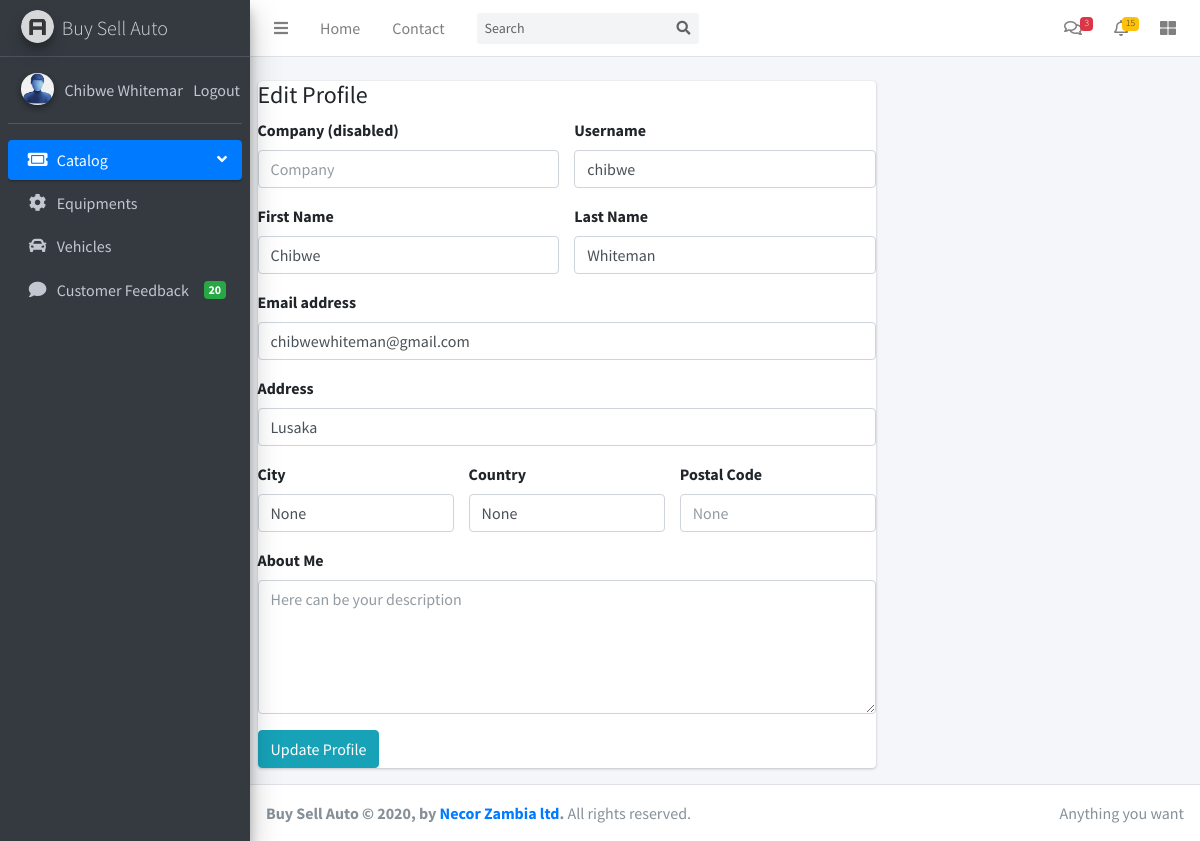
/profile/ (signed in), run on the app's committed database.
### store/models.py (models this page shows, shortened)
class User(AbstractUser):
    is_agent = models.BooleanField(default=False)
    is_employee = models.BooleanField(default=False)
    portfolio_site = models.URLField(blank=True)
    phone = models.CharField(max_length=60, blank=True, null=True)
    country = models.CharField('Country', max_length=60, blank=True, null=True)
    city = models.CharField('City', max_length=60, blank=True, null=True)
    postal_code = models.CharField('Postal Code', max_length=60, blank=True, null=True)
    address = models.CharField(max_length=60, blank=True, null=True)
    picture = models.ImageField(upload_to="users/pictures/%Y/%m/%d'", blank=True, null=True)
    email = models.EmailField(blank=True, null=True)
    username_validator = ASCIIUsernameValidator()
    def get_full_name(self):
        full_name = self.username
        if self.first_name and self.last_name:
            full_name = self.first_name + " " + self.last_name
        return full_name

### agents/views.py (the view)
# urls.py: path('profile/', views.agent_profile, name='agent_profile'),
@agent_required
def agent_profile(request):
    agent = Agent.objects.get(user=request.user)
    return render(request, 'agents/agent_profile.html',
                  {
                      'agent': agent,
                  })

### store/templates/agents/agent_profile.html (shortened to what this page needs)
{% extends 'agents/base.html' %}
{% load static %}
{% block content %}
    <br>
    <div class="wrapper">
        <div class="main-panel">
            <div class="content">
                <div class="container-fluid">
                    <div class="row">
                        <div class="col-md-8">
                            <div class="card">
                                <div class="header">
                                    <h4 class="title">Edit Profile</h4>
                                </div>
                                <div class="content">
                                    <form>
                                        <div class="row">
                                            <div class="col-md-6">
                                                <div class="form-group">
                                                    <label>Company (disabled)</label>
                                                    <input type="text" class="form-control"
                                                           placeholder="Company"
                                                           value="{{ request.user.company_name }}">
                                                </div>
                                            </div>
                                            <div class="col-md-6">
                                                <div class="form-group">
                                                    <label>Username</label>
                                                    <input type="text" class="form-control" placeholder="Username"
                                                           value="{{ request.user.username }}">
                                                </div>
                                            </div>
                                        </div>
                                        <div class="row">
                                            <div class="col-md-6">
                                                <div class="form-group">
                                                    <label>First Name</label>
                                                    <input type="text" class="form-control" placeholder="Company"
                                                           value="{{ request.user.first_name }}">
                                                </div>
                                            </div>
                                            <div class="col-md-6">
                                                <div class="form-group">
                                                    <label>Last Name</label>
                                                    <input type="text" class="form-control" placeholder="Last Name"
                                                           value="{{ request.user.last_name }}">
                                                </div>
                                            </div>
                                        </div>
                                        <div class="row">
                                            <div class="col-md-12">
                                                <div class="form-group">
                                                    <label for="exampleInputEmail1">Email address</label>
                                                    <input type="email" class="form-control" placeholder="Email"
                                                           value="{{ request.user.email }}">
                                                </div>
                                            </div>
                                        </div>
                                        <div class="row">
                                            <div class="col-md-12">
                                                <div class="form-group">
                                                    <label>Address</label>
                                                    <input type="text" class="form-control" placeholder="Home Address"
                                                           value="{{ request.user.address }}">
                                                </div>
                                            </div>
                                        </div>
                                        <div class="row">
                                            <div class="col-md-4">
                                                <div class="form-group">
                                                    <label>City</label>
                                                    <input type="text" class="form-control" placeholder="City"
                                                           value="{{ request.user.city }}">
                                                </div>
                                            </div>
                                            <div class="col-md-4">
                                                <div class="form-group">
                                                    <label>Country</label>
                                                    <input type="text" class="form-control" placeholder="Country"
                                                           value="{{ request.user.country }}">
                                                </div>
                                            </div>
                                            <div class="col-md-4">
                                                <div class="form-group">
                                                    <label>Postal Code</label>
                                                    <input type="number" class="form-control" placeholder="{{ request.user.postal_code }}">
                                                </div>
                                            </div>
                                        </div>
                                        <div class="row">
                                            <div class="col-md-12">
                                                <div class="form-group">
                                                    <label>About Me</label>
                                                    <textarea rows="5" class="form-control"
                                                              placeholder="Here can be your description">{{ request.user.description | safe }}</textarea>
                                                </div>
                                            </div>
                                        </div>
                                        <button type="submit" class="btn btn-info btn-fill pull-right">Update Profile
                                        </button>
                                    </form>
                                </div>
                            </div>
                        </div>
                        <br>
                    </div>
                </div>
            </div>
        </div>
    </div>
{% endblock %}

### store/templates/agents/base.html (shortened to what this page needs)
{% load staticfiles %}
<!DOCTYPE html>
<html lang="en">
<head>
    <link rel="stylesheet" href="{% static 'agents/plugins/fontawesome-free/css/all.min.css' %}">
    <link rel="stylesheet" href="{% static 'agents/plugins/overlayScrollbars/css/OverlayScrollbars.min.css' %}">
    <link rel="stylesheet" href="{% static 'agents/dist/css/adminlte.min.css' %}">
</head>
<body class="hold-transition sidebar-mini">
<div class="wrapper">
    <nav class="main-header navbar navbar-expand navbar-white navbar-light">
        <ul class="navbar-nav">
            <li class="nav-item">
                <a class="nav-link" data-widget="pushmenu" href="#" role="button"><i class="fas fa-bars"></i></a>
            </li>
            <li class="nav-item d-none d-sm-inline-block">
                <a href="{% url 'agentdashboard' %}" class="nav-link">Home</a>
            </li>
            <li class="nav-item d-none d-sm-inline-block">
                <a href="#" class="nav-link">Contact</a>
            </li>
        </ul>
        <form class="form-inline ml-3">
            <div class="input-group input-group-sm">
                <input class="form-control form-control-navbar" type="search" placeholder="Search" aria-label="Search">
                <div class="input-group-append">
                    <button class="btn btn-navbar" type="submit">
                        <i class="fas fa-search"></i>
                    </button>
                </div>
            </div>
        </form>
        <ul class="navbar-nav ml-auto">
            <li class="nav-item dropdown">
                <a class="nav-link" data-toggle="dropdown" href="#">
                    <i class="far fa-comments"></i>
                    <span class="badge badge-danger navbar-badge">3</span>
                </a>
            </li>
            <li class="nav-item dropdown">
                <a class="nav-link" data-toggle="dropdown" href="#">
                    <i class="far fa-bell"></i>
                    <span class="badge badge-warning navbar-badge">15</span>
                </a>
            </li>
            <li class="nav-item">
                <a class="nav-link" data-widget="control-sidebar" data-slide="true" href="#" role="button"><i
                        class="fas fa-th-large"></i></a>
            </li>
        </ul>
    </nav>
    <aside class="main-sidebar sidebar-dark-primary elevation-4">
        <a href="{% url 'agentdashboard' %}" class="brand-link">
            <img src="{% static 'agents/dist/img/AdminLTELogo.png' %}" alt="AdminLTE Logo"
                 class="brand-image img-circle elevation-3"
                 style="opacity: .8">
            <span class="brand-text font-weight-light">Buy Sell Auto</span>
        </a>
        <div class="sidebar">
            <div class="user-panel mt-3 pb-3 mb-3 d-flex">
                <div class="image">
                    <img src="
                    {% if request.user.picture %}
                        {{ request.user.picture.url }}
                    {% else %}
                        {% static 'agents/dist/img/user-avata.png' %}
                    {% endif %}
                    " class="img-circle elevation-2" alt="User Image">
                </div>
                <div class="info">
                    <a href="{% url 'agent_profile' %}" class="d-block">{{ request.user.get_full_name | capfirst }}</a>
                </div><hr>
            <div class="info">
                    <a href="{% url 'logout' %}" class="d-block">Logout</a>
                </div>
            </div>
            <nav class="mt-2">
                <ul class="nav nav-pills nav-sidebar flex-column" data-widget="treeview" role="menu"
                    data-accordion="false">
                    <li class="nav-item has-treeview menu-open">
                        <a href="#" class="nav-link active">
                            <i class="nav-icon fas fa-ticket-alt"></i>
                            <p>
                                Catalog
                                <i class="right fas fa-angle-left"></i>
                            </p>
                        </a>
                        <ul class="nav nav-treeview">
                            <li class="nav-item">
                                <a href="{% url 'agent_equipments' %}" class="nav-link">
                                    <i class="fa fa-cog nav-icon"></i>
                                    <p>Equipments</p>
                                </a>
                            </li>
                            <li class="nav-item">
                                <a href="{% url 'agent_vehicles' %}" class="nav-link">
                                    <i class="fa fa-car nav-icon"></i>
                                    <p>Vehicles</p>
                                </a>
                            </li>
                        </ul>
                    </li>
                    <li class="nav-item">
                        <a href="#" class="nav-link">
                            <i class="nav-icon fa fa-comment"></i>
                            <p>
                                Customer Feedback
                                <span class="right badge badge-success">20</span>
                            </p>
                        </a>
                    </li>
                </ul>
            </nav>
        </div>
    </aside>
    <div class="content-wrapper">
        {% block content %}
        {% endblock %}
    </div>
    {% block footer %}
        <footer class="main-footer">
            <div class="float-right d-none d-sm-inline">
                Anything you want
            </div>
            <strong>Buy Sell Auto &copy; {% now 'Y' %}, by <a href="https://necor.co.zm">Necor Zambia ltd</a>.</strong> All rights
            reserved.
        </footer>
    {% endblock %}
</div>
</body>
</html>

### data on the page
User: user.get_full_name "Chibwe…", user.username "chibwe", user.first_name "Chibwe", user.last_name "Whiteman", user.email "chibwewhiteman@gmail.com", user.address "Lusaka", user.city "None", user.country "None", user.postal_code "None"
